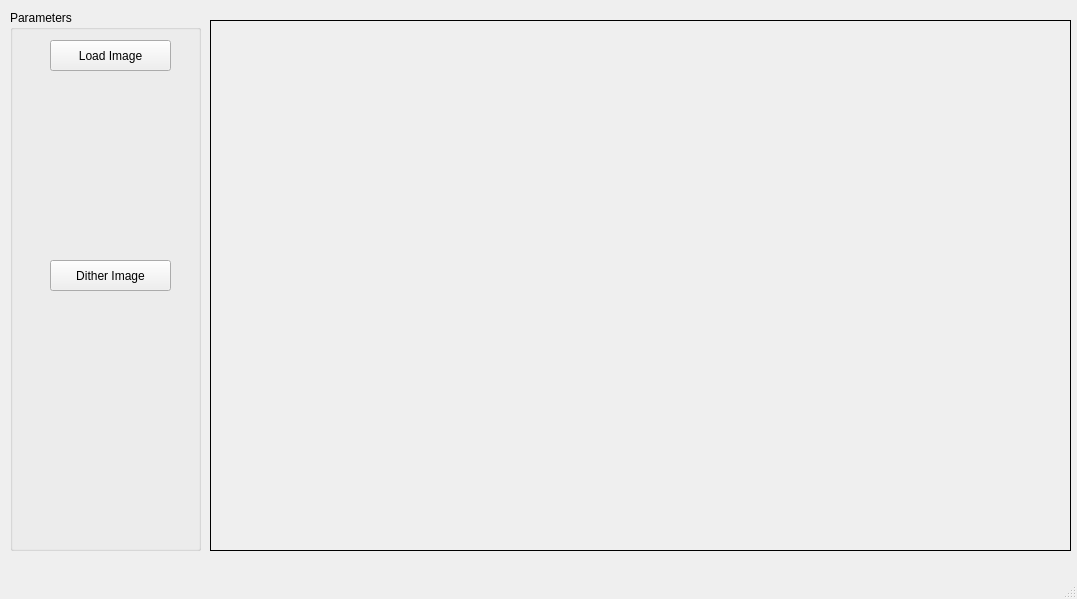
<?xml version="1.0" encoding="UTF-8"?>
<ui version="4.0">
 <class>MainWindow</class>
 <widget class="QMainWindow" name="MainWindow">
  <property name="geometry">
   <rect>
    <x>0</x>
    <y>0</y>
    <width>1077</width>
    <height>599</height>
   </rect>
  </property>
  <property name="windowTitle">
   <string>MainWindow</string>
  </property>
  <widget class="QWidget" name="centralwidget">
   <widget class="QGroupBox" name="groupBox">
    <property name="geometry">
     <rect>
      <x>10</x>
      <y>10</y>
      <width>191</width>
      <height>541</height>
     </rect>
    </property>
    <property name="title">
     <string>Parameters</string>
    </property>
    <widget class="QPushButton" name="btn_load">
     <property name="geometry">
      <rect>
       <x>40</x>
       <y>30</y>
       <width>121</width>
       <height>31</height>
      </rect>
     </property>
     <property name="text">
      <string>Load Image</string>
     </property>
    </widget>
    <widget class="QPushButton" name="btn_dither">
     <property name="geometry">
      <rect>
       <x>40</x>
       <y>250</y>
       <width>121</width>
       <height>31</height>
      </rect>
     </property>
     <property name="text">
      <string>Dither Image</string>
     </property>
    </widget>
   </widget>
   <widget class="QLabel" name="lb_left">
    <property name="geometry">
     <rect>
      <x>210</x>
      <y>20</y>
      <width>861</width>
      <height>531</height>
     </rect>
    </property>
    <property name="frameShape">
     <enum>QFrame::Box</enum>
    </property>
    <property name="text">
     <string/>
    </property>
   </widget>
  </widget>
  <widget class="QMenuBar" name="menubar">
   <property name="geometry">
    <rect>
     <x>0</x>
     <y>0</y>
     <width>1077</width>
     <height>21</height>
    </rect>
   </property>
  </widget>
  <widget class="QStatusBar" name="statusbar"/>
 </widget>
 <resources/>
 <connections/>
</ui>
